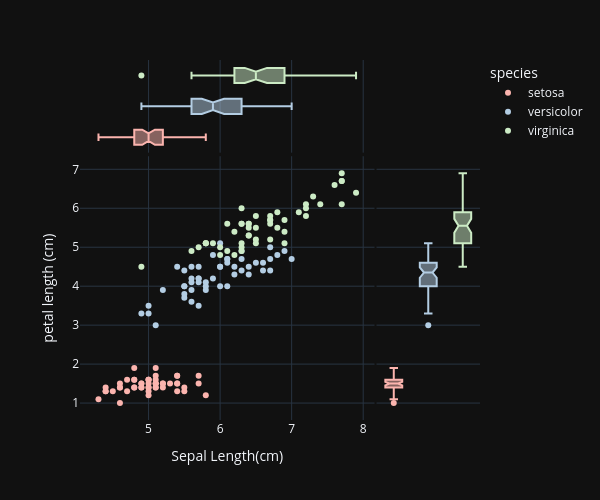

Here is the notebook cell this chart was saved with:
### Code cell
fig = px.scatter(df, x = 'sepal_length',y = 'petal_length', #导入数据,并指定两个轴的数据(关键字参数)
                 color = 'species',#根据关键字列指定不同的颜色,这里这列表示种类,按照种类绘制
                 marginal_x = 'box', marginal_y = 'box',#在边缘添加箱型图
                 template = "plotly_dark", #配置背景显示风格
                 width = 600,height = 500, #尺寸单位为像素
                 color_discrete_sequence = px.colors.qualitative.Pastel1, #颜色映射调色板
                 labels = {"sepal_length":"Sepal Length(cm)",
                           "petal_length":"petal length (cm)"})
fig.show()

### Figure 1 — Plotly figure (JSON) as saved in the notebook; plotly's stock layout.template omitted (floating-point values rounded to 4 significant figures)
{"data": [{"hovertemplate": "species=setosa<br>Sepal Length(cm)=%{x}<br>petal length (cm)=%{y}<extra></extra>", "legendgroup": "setosa", "marker": {"color": "rgb(251,180,174)", "symbol": "circle"}, "mode": "markers", "name": "setosa", "orientation": "v", "showlegend": true, "type": "scatter", "x": [5.1, 4.9, 4.7, 4.6, 5, 5.4, 4.6, 5, 4.4, 4.9, 5.4, 4.8, 4.8, 4.3, 5.8, 5.7, 5.4, 5.1, 5.7, 5.1, 5.4, 5.1, 4.6, 5.1, 4.8, 5, 5, 5.2, 5.2, 4.7, 4.8, 5.4, 5.2, 5.5, 4.9, 5, 5.5, 4.9, 4.4, 5.1, 5, 4.5, 4.4, 5, 5.1, 4.8, 5.1, 4.6, 5.3, 5], "xaxis": "x", "y": [1.4, 1.4, 1.3, 1.5, 1.4, 1.7, 1.4, 1.5, 1.4, 1.5, 1.5, 1.6, 1.4, 1.1, 1.2, 1.5, 1.3, 1.4, 1.7, 1.5, 1.7, 1.5, 1, 1.7, 1.9, 1.6, 1.6, 1.5, 1.4, 1.6, 1.6, 1.5, 1.5, 1.4, 1.5, 1.2, 1.3, 1.4, 1.3, 1.5, 1.3, 1.3, 1.3, 1.6, 1.9, 1.4, 1.6, 1.4, 1.5, 1.4], "yaxis": "y"}, {"alignmentgroup": "True", "hovertemplate": "species=setosa<br>Sepal Length(cm)=%{x}<extra></extra>", "legendgroup": "setosa", "marker": {"color": "rgb(251,180,174)", "symbol": "circle"}, "name": "setosa", "notched": true, "offsetgroup": "setosa", "showlegend": false, "type": "box", "x": [5.1, 4.9, 4.7, 4.6, 5, 5.4, 4.6, 5, 4.4, 4.9, 5.4, 4.8, 4.8, 4.3, 5.8, 5.7, 5.4, 5.1, 5.7, 5.1, 5.4, 5.1, 4.6, 5.1, 4.8, 5, 5, 5.2, 5.2, 4.7, 4.8, 5.4, 5.2, 5.5, 4.9, 5, 5.5, 4.9, 4.4, 5.1, 5, 4.5, 4.4, 5, 5.1, 4.8, 5.1, 4.6, 5.3, 5], "xaxis": "x3", "yaxis": "y3"}, {"alignmentgroup": "True", "hovertemplate": "species=setosa<br>petal length (cm)=%{y}<extra></extra>", "legendgroup": "setosa", "marker": {"color": "rgb(251,180,174)", "symbol": "circle"}, "name": "setosa", "notched": true, "offsetgroup": "setosa", "showlegend": false, "type": "box", "xaxis": "x2", "y": [1.4, 1.4, 1.3, 1.5, 1.4, 1.7, 1.4, 1.5, 1.4, 1.5, 1.5, 1.6, 1.4, 1.1, 1.2, 1.5, 1.3, 1.4, 1.7, 1.5, 1.7, 1.5, 1, 1.7, 1.9, 1.6, 1.6, 1.5, 1.4, 1.6, 1.6, 1.5, 1.5, 1.4, 1.5, 1.2, 1.3, 1.4, 1.3, 1.5, 1.3, 1.3, 1.3, 1.6, 1.9, 1.4, 1.6, 1.4, 1.5, 1.4], "yaxis": "y2"}, {"hovertemplate": "species=versicolor<br>Sepal Length(cm)=%{x}<br>petal length (cm)=%{y}<extra></extra>", "legendgroup": "versicolor", "marker": {"color": "rgb(179,205,227)", "symbol": "circle"}, "mode": "markers", "name": "versicolor", "orientation": "v", "showlegend": true, "type": "scatter", "x": [7, 6.4, 6.9, 5.5, 6.5, 5.7, 6.3, 4.9, 6.6, 5.2, 5, 5.9, 6, 6.1, 5.6, 6.7, 5.6, 5.8, 6.2, 5.6, 5.9, 6.1, 6.3, 6.1, 6.4, 6.6, 6.8, 6.7, 6, 5.7, 5.5, 5.5, 5.8, 6, 5.4, 6, 6.7, 6.3, 5.6, 5.5, 5.5, 6.1, 5.8, 5, 5.6, 5.7, 5.7, 6.2, 5.1, 5.7], "xaxis": "x", "y": [4.7, 4.5, 4.9, 4, 4.6, 4.5, 4.7, 3.3, 4.6, 3.9, 3.5, 4.2, 4, 4.7, 3.6, 4.4, 4.5, 4.1, 4.5, 3.9, 4.8, 4, 4.9, 4.7, 4.3, 4.4, 4.8, 5, 4.5, 3.5, 3.8, 3.7, 3.9, 5.1, 4.5, 4.5, 4.7, 4.4, 4.1, 4, 4.4, 4.6, 4, 3.3, 4.2, 4.2, 4.2, 4.3, 3, 4.1], "yaxis": "y"}, {"alignmentgroup": "True", "hovertemplate": "species=versicolor<br>Sepal Length(cm)=%{x}<extra></extra>", "legendgroup": "versicolor", "marker": {"color": "rgb(179,205,227)", "symbol": "circle"}, "name": "versicolor", "notched": true, "offsetgroup": "versicolor", "showlegend": false, "type": "box", "x": [7, 6.4, 6.9, 5.5, 6.5, 5.7, 6.3, 4.9, 6.6, 5.2, 5, 5.9, 6, 6.1, 5.6, 6.7, 5.6, 5.8, 6.2, 5.6, 5.9, 6.1, 6.3, 6.1, 6.4, 6.6, 6.8, 6.7, 6, 5.7, 5.5, 5.5, 5.8, 6, 5.4, 6, 6.7, 6.3, 5.6, 5.5, 5.5, 6.1, 5.8, 5, 5.6, 5.7, 5.7, 6.2, 5.1, 5.7], "xaxis": "x3", "yaxis": "y3"}, {"alignmentgroup": "True", "hovertemplate": "species=versicolor<br>petal length (cm)=%{y}<extra></extra>", "legendgroup": "versicolor", "marker": {"color": "rgb(179,205,227)", "symbol": "circle"}, "name": "versicolor", "notched": true, "offsetgroup": "versicolor", "showlegend": false, "type": "box", "xaxis": "x2", "y": [4.7, 4.5, 4.9, 4, 4.6, 4.5, 4.7, 3.3, 4.6, 3.9, 3.5, 4.2, 4, 4.7, 3.6, 4.4, 4.5, 4.1, 4.5, 3.9, 4.8, 4, 4.9, 4.7, 4.3, 4.4, 4.8, 5, 4.5, 3.5, 3.8, 3.7, 3.9, 5.1, 4.5, 4.5, 4.7, 4.4, 4.1, 4, 4.4, 4.6, 4, 3.3, 4.2, 4.2, 4.2, 4.3, 3, 4.1], "yaxis": "y2"}, {"hovertemplate": "species=virginica<br>Sepal Length(cm)=%{x}<br>petal length (cm)=%{y}<extra></extra>", "legendgroup": "virginica", "marker": {"color": "rgb(204,235,197)", "symbol": "circle"}, "mode": "markers", "name": "virginica", "orientation": "v", "showlegend": true, "type": "scatter", "x": [6.3, 5.8, 7.1, 6.3, 6.5, 7.6, 4.9, 7.3, 6.7, 7.2, 6.5, 6.4, 6.8, 5.7, 5.8, 6.4, 6.5, 7.7, 7.7, 6, 6.9, 5.6, 7.7, 6.3, 6.7, 7.2, 6.2, 6.1, 6.4, 7.2, 7.4, 7.9, 6.4, 6.3, 6.1, 7.7, 6.3, 6.4, 6, 6.9, 6.7, 6.9, 5.8, 6.8, 6.7, 6.7, 6.3, 6.5, 6.2, 5.9], "xaxis": "x", "y": [6, 5.1, 5.9, 5.6, 5.8, 6.6, 4.5, 6.3, 5.8, 6.1, 5.1, 5.3, 5.5, 5, 5.1, 5.3, 5.5, 6.7, 6.9, 5, 5.7, 4.9, 6.7, 4.9, 5.7, 6, 4.8, 4.9, 5.6, 5.8, 6.1, 6.4, 5.6, 5.1, 5.6, 6.1, 5.6, 5.5, 4.8, 5.4, 5.6, 5.1, 5.1, 5.9, 5.7, 5.2, 5, 5.2, 5.4, 5.1], "yaxis": "y"}, {"alignmentgroup": "True", "hovertemplate": "species=virginica<br>Sepal Length(cm)=%{x}<extra></extra>", "legendgroup": "virginica", "marker": {"color": "rgb(204,235,197)", "symbol": "circle"}, "name": "virginica", "notched": true, "offsetgroup": "virginica", "showlegend": false, "type": "box", "x": [6.3, 5.8, 7.1, 6.3, 6.5, 7.6, 4.9, 7.3, 6.7, 7.2, 6.5, 6.4, 6.8, 5.7, 5.8, 6.4, 6.5, 7.7, 7.7, 6, 6.9, 5.6, 7.7, 6.3, 6.7, 7.2, 6.2, 6.1, 6.4, 7.2, 7.4, 7.9, 6.4, 6.3, 6.1, 7.7, 6.3, 6.4, 6, 6.9, 6.7, 6.9, 5.8, 6.8, 6.7, 6.7, 6.3, 6.5, 6.2, 5.9], "xaxis": "x3", "yaxis": "y3"}, {"alignmentgroup": "True", "hovertemplate": "species=virginica<br>petal length (cm)=%{y}<extra></extra>", "legendgroup": "virginica", "marker": {"color": "rgb(204,235,197)", "symbol": "circle"}, "name": "virginica", "notched": true, "offsetgroup": "virginica", "showlegend": false, "type": "box", "xaxis": "x2", "y": [6, 5.1, 5.9, 5.6, 5.8, 6.6, 4.5, 6.3, 5.8, 6.1, 5.1, 5.3, 5.5, 5, 5.1, 5.3, 5.5, 6.7, 6.9, 5, 5.7, 4.9, 6.7, 4.9, 5.7, 6, 4.8, 4.9, 5.6, 5.8, 6.1, 6.4, 5.6, 5.1, 5.6, 6.1, 5.6, 5.5, 4.8, 5.4, 5.6, 5.1, 5.1, 5.9, 5.7, 5.2, 5, 5.2, 5.4, 5.1], "yaxis": "y2"}], "layout": {"height": 500, "legend": {"title": {"text": "species"}, "tracegroupgap": 0}, "margin": {"t": 60}, "width": 600, "xaxis": {"anchor": "y", "autorange": true, "domain": [0, 0.7363], "range": [4.041, 8.159], "title": {"text": "Sepal Length(cm)"}, "type": "linear"}, "xaxis2": {"anchor": "y2", "autorange": true, "domain": [0.7413, 1], "matches": "x2", "range": [-0.5, 2.5], "showgrid": false, "showline": false, "showticklabels": false, "ticks": "", "type": "category"}, "xaxis3": {"anchor": "y3", "autorange": true, "domain": [0, 0.7363], "matches": "x", "range": [4.041, 8.159], "showgrid": true, "showticklabels": false, "type": "linear"}, "xaxis4": {"anchor": "y4", "domain": [0.7413, 1], "matches": "x2", "showgrid": false, "showline": false, "showticklabels": false, "ticks": ""}, "yaxis": {"anchor": "x", "autorange": true, "domain": [0, 0.7326], "range": [0.5653, 7.335], "title": {"text": "petal length (cm)"}, "type": "linear"}, "yaxis2": {"anchor": "x2", "autorange": true, "domain": [0, 0.7326], "matches": "y", "range": [0.5653, 7.335], "showgrid": true, "showticklabels": false, "type": "linear"}, "yaxis3": {"anchor": "x3", "autorange": true, "domain": [0.7426, 1], "matches": "y3", "range": [-0.5, 2.5], "showgrid": false, "showline": false, "showticklabels": false, "ticks": "", "type": "category"}, "yaxis4": {"anchor": "x4", "domain": [0.7426, 1], "matches": "y3", "showgrid": true, "showline": false, "showticklabels": false, "ticks": ""}}}
